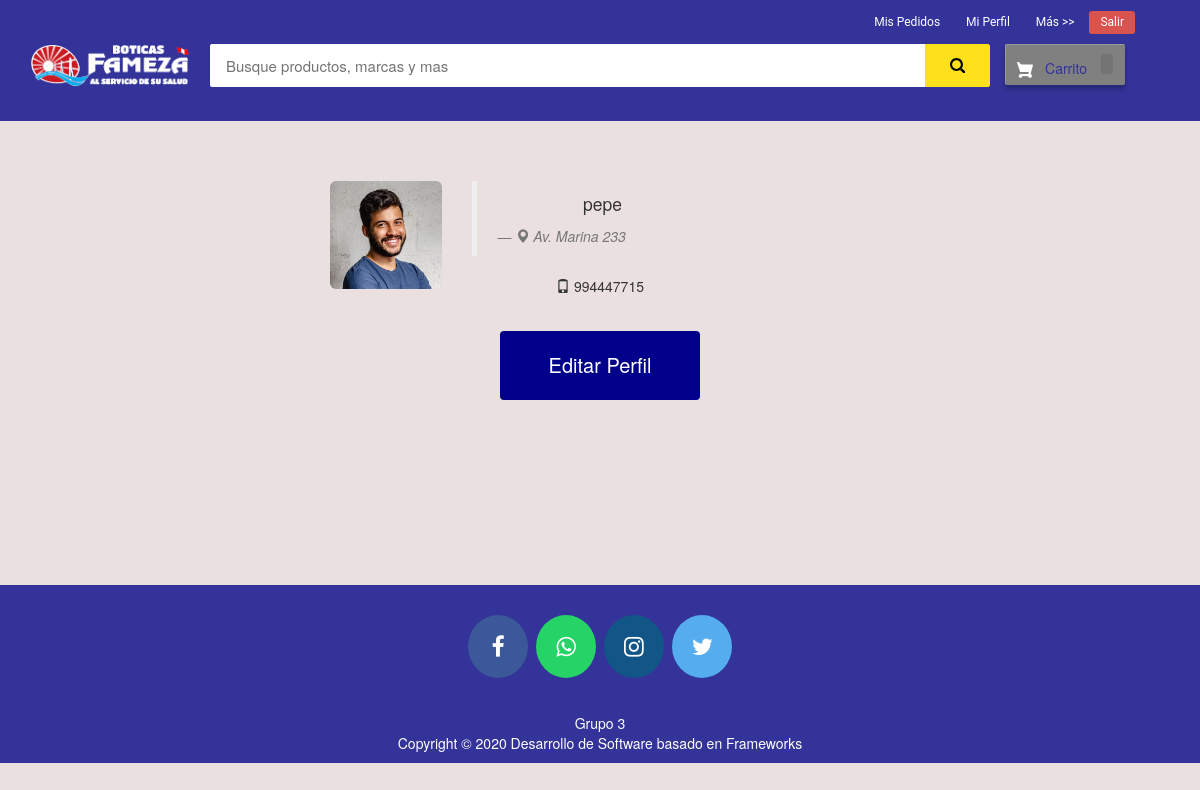
/my-profile (signed in), run on the app's committed database.
### fameza/models.py (models this page shows, shortened)
class Customer(models.Model):
    user = models.OneToOneField(User, on_delete=models.CASCADE)
    profile_pic = models.ImageField(upload_to='profile_pic/CustomerProfilePic/', null=True, blank=True)
    address = models.CharField(max_length=90)
    mobile = models.CharField(max_length=20, null=False)

### fameza/views1.py (the view)
# urls.py: path('my-profile', views1.my_profile_view, name='my-profile'),
@login_required(login_url='customerlogin')
@user_passes_test(is_customer)
def my_profile_view(request):
    customer = models.Customer.objects.get(user_id=request.user.id)
    return render(request, 'fameza/my_profile.html', {'customer': customer})

### fameza/views1.py (called while the page is built)
def is_customer(user):
    return user.groups.filter(name='CUSTOMER').exists()

### templates/fameza/my_profile.html (shortened to what this page needs)
{% extends 'fameza/customer_base.html' %}
{% load static %}
{% block content %}
<br><br><br>
<div style="padding-left:300px;" class="container">
        <div class="col-sm-2 col-md-2">
            <img src="{% static customer.profile_pic.url %}"   alt="profile pic" class="img-rounded img-responsive" />
        </div>
        <div class="col-sm-4 col-md-4">
            <blockquote>
                <p>{{request.user}}</p> <small><cite title="Source Title"><i class="glyphicon glyphicon-map-marker"></i> {{customer.address}} </cite></small>
            </blockquote>
            <p> <i class="glyphicon glyphicon-phone"></i> {{customer.mobile}}
            </p>
        </div>
</div>
<br>
<div style="text-align: center;">
  <a href="/edit-profile"><button class="button" ><span>Editar Perfil </span></button></a>
</div>
<br><br><br><br><br><br>
{% endblock content %}

### templates/fameza/customer_base.html (style rules this page uses)
body { background-color: #ebe0e0 }
p { text-align: center; }

### templates/fameza/my_profile.html (style rules this page uses)
body { background-color:#ebe0e0; }
.button { display: inline-block; border-radius: 4px; background-color: darkblue; border: none; color: #FFFFFF; text-align: center; font-size: 20px; padding: 20px; width: 200px; transition: all 0.5s; cursor: pointer; margin: 5px; }
.button span { cursor: pointer; display: inline-block; position: relative; transition: 0.5s; }
.button span:after { content: '\00bb'; position: absolute; opacity: 0; top: 0; right: -20px; transition: 0.5s; }

### data on the page
Customer: profile_pic (picture), address "Av. Marina 233", mobile "994447715"

### other printed values
{{ request.user }} "pepe"
